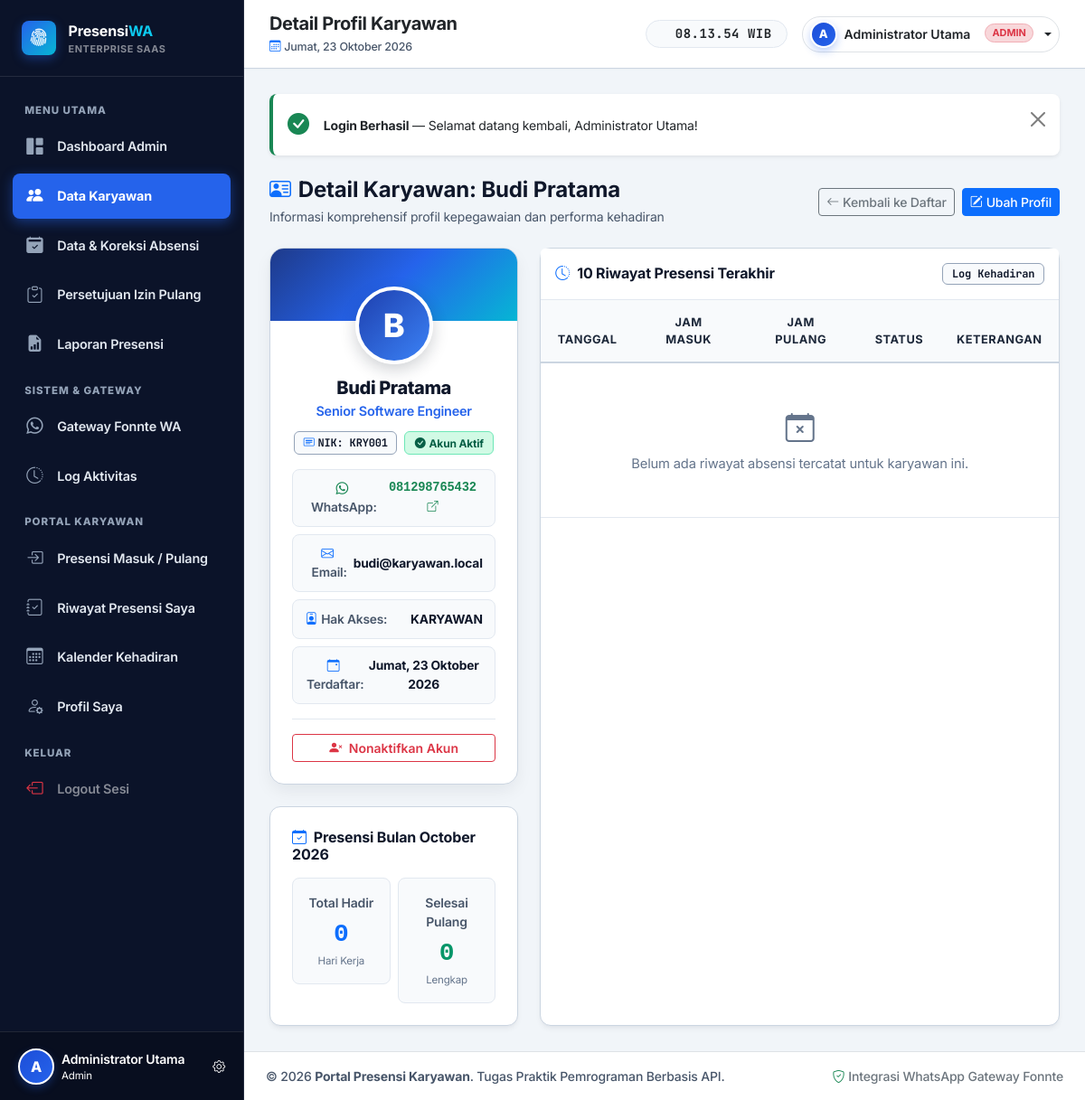
/karyawan/detail.php?id=2 (signed in), run on the app's committed database.
### tables this page shows
CREATE TABLE IF NOT EXISTS `karyawan` (
  `id` INT AUTO_INCREMENT PRIMARY KEY,
  `nik` VARCHAR(30) NOT NULL UNIQUE,
  `nama` VARCHAR(100) NOT NULL,
  `jabatan` VARCHAR(100) NOT NULL,
  `no_hp` VARCHAR(20) NOT NULL,
  `email` VARCHAR(100) NOT NULL UNIQUE,
  `password` VARCHAR(255) NOT NULL,
  `role` ENUM('admin', 'karyawan') NOT NULL DEFAULT 'karyawan',
  `status_akun` ENUM('aktif', 'nonaktif') NOT NULL DEFAULT 'aktif',
  `foto` VARCHAR(255) DEFAULT NULL,
  `created_at` DATETIME NOT NULL DEFAULT CURRENT_TIMESTAMP,
  `updated_at` DATETIME NOT NULL DEFAULT CURRENT_TIMESTAMP ON UPDATE CURRENT_TIMESTAMP,
  INDEX `idx_karyawan_email` (`email`),
  INDEX `idx_karyawan_nik` (`nik`),
  INDEX `idx_karyawan_role` (`role`),
  INDEX `idx_karyawan_status` (`status_akun`)
);

### karyawan/detail.php (the view, shortened to what this page needs)
<?php
require_once __DIR__ . '/../includes/functions.php';
$db = getDBConnection();
$id = filter_input(INPUT_GET, 'id', FILTER_VALIDATE_INT);
$stmt = $db->prepare("SELECT * FROM karyawan WHERE id = :id LIMIT 1");
$stmt->execute([':id' => $id]);
$karyawan = $stmt->fetch();
$stmtStats = $db->prepare("
    SELECT
        COUNT(*) AS total_hadir,
        COUNT(CASE WHEN jam_pulang IS NOT NULL THEN 1 END) AS total_selesai
    FROM absensi
    WHERE id_karyawan = :id AND MONTH(tanggal) = MONTH(CURDATE()) AND YEAR(tanggal) = YEAR(CURDATE())
");
$stmtStats->execute([':id' => $id]);
$stats = $stmtStats->fetch();
$stmtAbsen = $db->prepare("
    SELECT tanggal, jam_masuk, jam_pulang, status, keterangan, alasan_koreksi
    FROM absensi
    WHERE id_karyawan = :id
    ORDER BY tanggal DESC
    LIMIT 10
");
$stmtAbsen->execute([':id' => $id]);
$riwayatAbsensi = $stmtAbsen->fetchAll();
require_once __DIR__ . '/../includes/header.php';
?>
<div class="d-flex flex-column flex-md-row justify-content-between align-items-md-center gap-3 mb-4">
    <div>
        <h4 class="fw-bold mb-1 text-slate-900"><i class="bi bi-person-vcard text-primary me-2"></i>Detail Karyawan: <?= e($karyawan['nama']); ?></h4>
        <p class="text-slate-600 small mb-0">Informasi komprehensif profil kepegawaian dan performa kehadiran</p>
    </div>
    <div class="d-flex gap-2">
        <a href="<?= BASE_URL; ?>karyawan/index.php" class="btn btn-outline-secondary btn-sm fw-medium">
            <i class="bi bi-arrow-left me-1"></i>Kembali ke Daftar
        </a>
        <a href="<?= BASE_URL; ?>karyawan/edit.php?id=<?= $karyawan['id']; ?>" class="btn btn-primary btn-sm fw-medium shadow-xs">
            <i class="bi bi-pencil-square me-1"></i>Ubah Profil
        </a>
    </div>
</div>
<div class="row g-4">
    <div class="col-lg-4">
        <div class="card card-profile-premium mb-4">
            <div class="card-profile-header-bar"></div>
            <div class="card-body text-center pt-0 px-4 pb-4">
                <div class="profile-avatar-wrapper">
                    <div class="profile-avatar-large">
                        <?= strtoupper(substr($karyawan['nama'], 0, 1)); ?>
                    </div>
                </div>
                <h4 class="profile-name"><?= e($karyawan['nama']); ?></h4>
                <div class="profile-role-title"><?= e($karyawan['jabatan']); ?></div>
                <div class="d-flex justify-content-center gap-2 mb-3 flex-wrap">
                    <span class="badge badge-nik-contrast">
                        <i class="bi bi-card-heading me-1 text-primary"></i>NIK: <?= e($karyawan['nik']); ?>
                    </span>
                    <?php if ($karyawan['status_akun'] === 'aktif'): ?>
                        <span class="badge badge-status-selesai">
                            <i class="bi bi-check-circle-fill me-1"></i>Akun Aktif
                        </span>
                    <?php else: ?>
                        <span class="badge badge-status-belum">
                            <i class="bi bi-slash-circle me-1"></i>Akun Nonaktif
                        </span>
                    <?php endif; ?>
                </div>
                <?php if ($karyawan['no_hp'] !== ''): ?>
                    <div class="profile-info-row">
                        <span class="profile-info-label"><i class="bi bi-whatsapp me-1 text-success"></i>WhatsApp:</span>
                        <a href="https://wa.me/<?= e(normalize_phone($karyawan['no_hp'])); ?>" target="_blank" class="profile-info-value font-monospace text-success text-decoration-none">
                            <?= e(format_phone_display($karyawan['no_hp'])); ?> <i class="bi bi-box-arrow-up-right small"></i>
                        </a>
                    </div>
                <?php endif; ?>
                <div class="profile-info-row">
                    <span class="profile-info-label"><i class="bi bi-envelope me-1 text-primary"></i>Email:</span>
                    <span class="profile-info-value"><?= e($karyawan['email']); ?></span>
                </div>
                <div class="profile-info-row">
                    <span class="profile-info-label"><i class="bi bi-person-badge me-1 text-primary"></i>Hak Akses:</span>
                    <span class="profile-info-value text-uppercase"><?= e($karyawan['role']); ?></span>
                </div>
                <div class="profile-info-row">
                    <span class="profile-info-label"><i class="bi bi-calendar-event me-1 text-primary"></i>Terdaftar:</span>
                    <span class="profile-info-value"><?= format_tanggal_indo($karyawan['created_at']); ?></span>
                </div>
                <?php if (!is_demo_user()): ?>
                <form action="" method="POST" class="pt-3 mt-3 border-top border-slate-200">
                    <?php if ($karyawan['status_akun'] === 'aktif'): ?>
                        <button type="submit" class="btn btn-outline-danger btn-sm w-100 fw-semibold" onclick="return confirm('Apakah Anda yakin ingin menonaktifkan akun karyawan ini? Karyawan tidak akan dapat login.');">
                            <i class="bi bi-person-x-fill me-1"></i> Nonaktifkan Akun
                        </button>
                    <?php endif; ?>
                </form>
                <?php else: ?>
                    <div class="alert alert-info small mt-3 mb-0">Akun demo hanya dapat melihat data contoh.</div>
                <?php endif; ?>
            </div>
        </div>
        <div class="card card-custom p-4">
            <h6 class="fw-bold text-slate-900 mb-3"><i class="bi bi-calendar-check text-primary me-2"></i>Presensi Bulan <?= date('F Y'); ?></h6>
            <div class="row g-2 text-center">
                <div class="col-6">
                    <div class="p-3 border border-slate-200 rounded-3 bg-slate-50">
                        <span class="text-slate-600 fw-semibold d-block small mb-1">Total Hadir</span>
                        <span class="fs-3 fw-bold text-primary font-monospace"><?= (int)($stats['total_hadir'] ?? 0); ?></span>
                        <small class="text-slate-500 d-block" style="font-size: 0.72rem;">Hari Kerja</small>
                    </div>
                </div>
                <div class="col-6">
                    <div class="p-3 border border-slate-200 rounded-3 bg-slate-50">
                        <span class="text-slate-600 fw-semibold d-block small mb-1">Selesai Pulang</span>
                        <span class="fs-3 fw-bold text-emerald-600 font-monospace"><?= (int)($stats['total_selesai'] ?? 0); ?></span>
                        <small class="text-slate-500 d-block" style="font-size: 0.72rem;">Lengkap</small>
                    </div>
                </div>
            </div>
        </div>
    </div>
    <div class="col-lg-8">
        <div class="card card-custom h-100">
            <div class="card-header bg-white py-3 border-bottom border-slate-200 d-flex justify-content-between align-items-center">
                <h6 class="mb-0 fw-bold text-slate-900"><i class="bi bi-clock-history text-primary me-2"></i>10 Riwayat Presensi Terakhir</h6>
                <span class="badge badge-nik-contrast">Log Kehadiran</span>
            </div>
            <div class="card-body p-0">
                <div class="table-responsive">
                    <table class="table table-custom align-middle">
                        <thead>
                            <tr>
                                <th>Tanggal</th>
                                <th class="text-center">Jam Masuk</th>
                                <th class="text-center">Jam Pulang</th>
                                <th class="text-center">Status</th>
                                <th>Keterangan</th>
                            </tr>
                        </thead>
                        <tbody>
                            <?php if (empty($riwayatAbsensi)): ?>
                                <tr>
                                    <td colspan="5" class="text-center py-5 text-slate-500">
                                        <i class="bi bi-calendar-x fs-2 d-block mb-1 text-slate-400"></i>
                                        Belum ada riwayat absensi tercatat untuk karyawan ini.
                                    </td>
                                </tr>
                            <?php endif; ?>
                        </tbody>
                    </table>
                </div>
            </div>
        </div>
    </div>
</div>
<?php require_once __DIR__ . '/../includes/footer.php'; ?>

### assets/css/style.css (style rules this page uses)
:root { --primary: #2563eb; --primary-hover: #1d4ed8; --primary-light: #eff6ff; --primary-border: #93c5fd; --navy-950: #080d1a; --navy-900: #0f172a; --navy-800: #1e293b; --navy-700: #334155; --cyan-500: #06b6d4; --cyan-600: #0891b2; --cyan-light: #ecfeff; --slate-50: #f8fafc; --slate-100: #f1f5f9; --slate-200: #e2e8f0; --slate-300: #cbd5e1; --slate-400: #94a3b8; --slate-500: #64748b; --slate-600: #475569; --slate-700: #334155; --slate-800: #1e293b; --slate-900: #0f172a; --sidebar-bg: #0b1329; --sidebar-border: rgba(255, 255, 255, 0.1); --sidebar-text: #cbd5e1; --sidebar-hover-bg: rgba(255, 255, 255, 0.08); --sidebar-active-bg: #2563eb; --card-bg: #ffffff; --card-border: #cbd5e1; --card-shadow: 0 4px 6px -1px rgba(15, 23, 42, 0.06), 0 2px 4px -2px rgba(15, 23, 42, 0.04); --card-shadow-hover: 0 10px 20px -3px rgba(15, 23, 42, 0.1), 0 4px 6px -4px rgba(15, 23, 42, 0.05); --radius-sm: 0.375rem; --radius-md: 0.5rem; --radius-lg: 0.75rem; --radius-xl: 1rem; }
body { font-family: 'Inter', system-ui, -apple-system, "Segoe UI", Roboto, "Helvetica Neue", Arial, sans-serif; background-color: #f1f5f9; color: var(--slate-900); min-height: 100vh; display: flex; flex-direction: column; letter-spacing: -0.011em; }
.text-slate-900 { color: #0f172a !important; }
.text-slate-600 { color: #475569 !important; }
.text-slate-500 { color: #64748b !important; }
.text-emerald-600 { color: #059669 !important; }
.bg-slate-50 { background-color: #f8fafc !important; }
.border-slate-200 { border-color: #e2e8f0 !important; }
.card-custom { background: var(--card-bg); border-radius: var(--radius-lg); border: 1px solid var(--slate-300); box-shadow: var(--card-shadow); transition: box-shadow 0.2s ease, transform 0.2s ease; }
.card-profile-premium { background: #ffffff; border-radius: var(--radius-xl); border: 1px solid var(--slate-300); box-shadow: 0 8px 20px -3px rgba(15, 23, 42, 0.08); overflow: hidden; }
.card-profile-header-bar { height: 80px; background: linear-gradient(135deg, #1e3a8a 0%, #2563eb 50%, #06b6d4 100%); position: relative; }
.profile-avatar-wrapper { margin-top: -45px; margin-bottom: 0.85rem; position: relative; display: inline-block; }
.profile-avatar-large { width: 86px; height: 86px; border-radius: 50%; background: linear-gradient(135deg, #1e40af 0%, #3b82f6 100%); color: #ffffff; font-weight: 800; font-size: 2.25rem; display: flex; align-items: center; justify-content: center; border: 4px solid #ffffff; box-shadow: 0 6px 18px rgba(15, 23, 42, 0.2); }
.profile-name { font-size: 1.25rem; font-weight: 800; color: var(--slate-900); letter-spacing: -0.02em; margin-bottom: 0.2rem; }
.profile-role-title { font-size: 0.9rem; font-weight: 600; color: var(--primary); margin-bottom: 0.75rem; }
.profile-info-row { display: flex; justify-content: space-between; align-items: center; padding: 0.65rem 0.85rem; background-color: #f8fafc; border: 1px solid #e2e8f0; border-radius: var(--radius-md); margin-bottom: 0.5rem; font-size: 0.86rem; }
.profile-info-label { color: var(--slate-600); font-weight: 600; }
.profile-info-value { color: var(--slate-900); font-weight: 700; }
.badge-status-selesai { background-color: #d1fae5 !important; color: #065f46 !important; border: 1px solid #6ee7b7 !important; font-weight: 700 !important; padding: 0.35rem 0.65rem !important; }
.badge-nik-contrast { background-color: #f8fafc !important; color: #0f172a !important; border: 1px solid #94a3b8 !important; font-weight: 700 !important; font-family: 'JetBrains Mono', monospace; padding: 0.3rem 0.6rem !important; }
.table-custom { margin-bottom: 0; }
.table-custom th { background-color: #f8fafc; color: var(--slate-800); font-weight: 700; font-size: 0.8rem; text-transform: uppercase; letter-spacing: 0.04em; padding: 0.95rem 1.15rem; border-bottom: 2px solid var(--slate-300); }
.table-custom td { padding: 1rem 1.15rem; vertical-align: middle; font-size: 0.92rem; border-bottom: 1px solid var(--slate-200); color: var(--slate-800); }

### data on the page
karyawan: nama "Budi Pratama", nama "B", jabatan "Senior Software Engineer", nik "KRY001", no_hp "081298765432", email "budi@karyawan.local", role "KARYAWAN", created_at "Jumat, 23 Oktober 2026"

### other printed values
$initials "A"
$user['nama'] "Administrator Utama"
$user['role'] "Admin"
$pageTitle "Detail Profil Karyawan"
$user['role'] "ADMIN"
$title "Login Berhasil"
$message "Selamat datang kembali, Administrator Utama!"
$stats['total_hadir'] "0"
$stats['total_selesai'] "0"
APP_NAME "Portal Presensi Karyawan"
